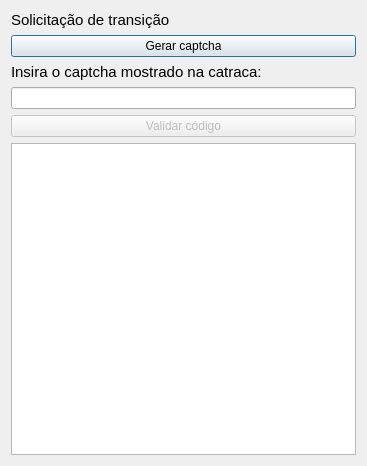
<?xml version="1.0" encoding="UTF-8"?>
<ui version="4.0">
 <class>Transition</class>
 <widget class="QDialog" name="Transition">
  <property name="geometry">
   <rect>
    <x>0</x>
    <y>0</y>
    <width>367</width>
    <height>466</height>
   </rect>
  </property>
  <property name="windowTitle">
   <string>Dialog</string>
  </property>
  <layout class="QVBoxLayout" name="verticalLayout">
   <item>
    <widget class="QLabel" name="label">
     <property name="font">
      <font>
       <pointsize>11</pointsize>
      </font>
     </property>
     <property name="text">
      <string>Solicitação de transição</string>
     </property>
    </widget>
   </item>
   <item>
    <widget class="QPushButton" name="requestCaptcha">
     <property name="text">
      <string>Gerar captcha</string>
     </property>
    </widget>
   </item>
   <item>
    <widget class="QLabel" name="label_2">
     <property name="font">
      <font>
       <pointsize>11</pointsize>
      </font>
     </property>
     <property name="text">
      <string>Insira o captcha mostrado na catraca:</string>
     </property>
    </widget>
   </item>
   <item>
    <widget class="QLineEdit" name="captchaInserted"/>
   </item>
   <item>
    <widget class="QPushButton" name="verifyCaptcha">
     <property name="enabled">
      <bool>false</bool>
     </property>
     <property name="text">
      <string>Validar código</string>
     </property>
    </widget>
   </item>
   <item>
    <widget class="QTextBrowser" name="textBrowser"/>
   </item>
  </layout>
 </widget>
 <resources/>
 <connections/>
</ui>
